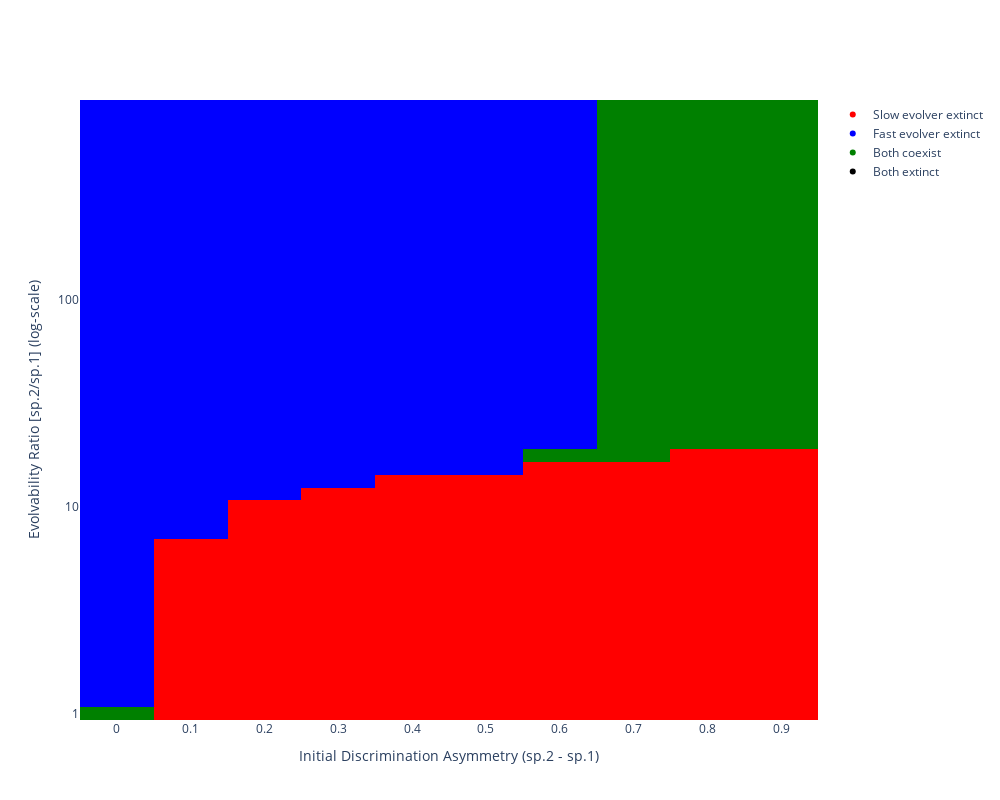

Notebook code for this chart:
### Code cell
'''2D sensitivity analysis - z_m1_initial - z_m2_initial,  and V_A2/V_A1 ratio'''


def plot_2d_sensitivity_analysis_iniitial_z_vs_evolvability(z_m1_initial_z_m2_initial_difference_list, V_A2_V_A1_ratios, final_outcomes_matrix):
    
    
    color_map = {
        "sp 2 (high-genetic-var) wins, sp 1 (low-genetic-var) extinct": 0,
        "sp 1 (low-genetic-var) wins, sp 2 (high-genetic-var) extinct": 1,
        "both extinct": 2,
        "both coexist": 3
    }


    reverse_color_map = {v: k for k, v in color_map.items()}

    # Convert the final outcomes to numerical values
    numerical_matrix = np.vectorize(color_map.get)(final_outcomes_matrix)

    # Create the heatmap
    heatmap = go.Heatmap(
        z=numerical_matrix.T,  # Transpose the matrix to match the correct axis
        x=z_m1_initial_z_m2_initial_difference_list,
        y=V_A2_V_A1_ratios,
        colorscale=[[0, 'red'], [1/3, 'blue'], [2/3, 'black'], [1, 'green']],
        showscale = False,
        colorbar=dict(
            tickvals=[0, 1, 2, 3],
            ticktext=list(color_map.keys()),
        )
    )

    fig = go.Figure(data=[heatmap])



    fig.update_layout(
    

        xaxis=dict(
            title='Initial Discrimination Asymmetry (sp.2 - sp.1)',
            tickvals = np.round(np.arange(0, 1, 0.1), 1),
            ticktext = np.round(np.arange(0, 1, 0.1), 1)
        ),
        yaxis=dict(
            title='Evolvability Ratio [sp.2/sp.1] (log-scale)',
            type='log',
            tickvals=[1, 10, 100, 1000],
            ticktext=['1', '10', '100', '1000']
        ),
        template='plotly',
        width=1000,
        height=800,
        )

    # Adding legend manually
    legend_labels = [
        ("Slow evolver extinct", 'red'),
        ("Fast evolver extinct", 'blue'),
        ('Both coexist', 'green'),
        ('Both extinct', 'black')
    ]

    for label, color in legend_labels:
        fig.add_trace(go.Scatter(
            x=[None], y=[None], mode='markers',
            marker=dict(color=color),
            showlegend=True,
            name=label
        ))

    pio.show(fig)  # Use pio.show to display the plot

def generate_parameters_with_varied_parameters(z_m1_initial_z_m2_initial_difference_list, V_A2_V_A1_ratios):
    parameters_list = []
    for z_m1_initial_z_m2_initial_difference in z_m1_initial_z_m2_initial_difference_list:
        for V_A2_V_A1 in V_A2_V_A1_ratios:
            parameters_dict = Parameters_for_Analysis(base_parameters = base_parameters, V_A1=0.01, V_A2=0.01).__dict__.copy()
            parameters_dict['z_m1_initial'] = parameters_dict['z_m2_initial'] + z_m1_initial_z_m2_initial_difference
            parameters_dict['V_A2'] = parameters_dict['V_A1'] * V_A2_V_A1
            parameters = Parameters_for_Analysis(base_parameters = base_parameters, **parameters_dict)
            parameters_list.append(parameters)
    return parameters_list

def run_sensitivity_analysis(parameters_list):
    final_outcomes_list = []
    for parameters in parameters_list:
        final_outcome_instance = run_simulation_and_get_outcome_instance(parameters)
        final_outcomes_list.append(final_outcome_instance.outcome)
    return final_outcomes_list



def main():
    z_m1_initial_z_m2_initial_difference_list = np.arange(0, 1, 0.1)
    V_A2_V_A1_powers = np.arange(0, 3, 0.0625)
    
    V_A2_V_A1_ratios = np.power(10.0, V_A2_V_A1_powers)
    
    parameters_list = generate_parameters_with_varied_parameters(z_m1_initial_z_m2_initial_difference_list, V_A2_V_A1_ratios)
    final_outcomes_list = run_sensitivity_analysis(parameters_list)
    
    final_outcomes_matrix = np.array(final_outcomes_list).reshape(len(z_m1_initial_z_m2_initial_difference_list), len(V_A2_V_A1_ratios))
    
    plot_2d_sensitivity_analysis_iniitial_z_vs_evolvability(z_m1_initial_z_m2_initial_difference_list, V_A2_V_A1_ratios, final_outcomes_matrix)

if __name__ == "__main__":
    main()

### Figure 1 — Plotly figure (JSON) as saved in the notebook; plotly's stock layout.template omitted (floating-point values rounded to 4 significant figures; data arrays with more than 128 entries replaced by an {"elided": "..."} marker saying what was removed)
{"data": [{"colorbar": {"ticktext": ["sp 2 (high-genetic-var) wins, sp 1 (low-genetic-var) extinct", "sp 1 (low-genetic-var) wins, sp 2 (high-genetic-var) extinct", "both extinct", "both coexist"], "tickvals": [0, 1, 2, 3]}, "colorscale": [[0, "red"], [0.3333, "blue"], [0.6667, "black"], [1, "green"]], "showscale": false, "type": "heatmap", "x": [0, 0.1, 0.2, 0.3, 0.4, 0.5, 0.6, 0.7, 0.8, 0.9], "y": [1, 1.155, 1.334, 1.54, 1.778, 2.054, 2.371, 2.738, 3.162, 3.652, 4.217, 4.87, 5.623, 6.494, 7.499, 8.66, 10, 11.55, 13.34, 15.4, 17.78, 20.54, 23.71, 27.38, 31.62, 36.52, 42.17, 48.7, 56.23, 64.94, 74.99, 86.6, 100, 115.5, 133.4, 154.0, 177.8, 205.4, 237.1, 273.8, 316.2, 365.2, 421.7, 487.0, 562.3, 649.4, 749.9, 866.0], "z": {"elided": "48x10 int values"}}, {"marker": {"color": "red"}, "mode": "markers", "name": "Slow evolver extinct", "showlegend": true, "type": "scatter", "x": [null], "y": [null]}, {"marker": {"color": "blue"}, "mode": "markers", "name": "Fast evolver extinct", "showlegend": true, "type": "scatter", "x": [null], "y": [null]}, {"marker": {"color": "green"}, "mode": "markers", "name": "Both coexist", "showlegend": true, "type": "scatter", "x": [null], "y": [null]}, {"marker": {"color": "black"}, "mode": "markers", "name": "Both extinct", "showlegend": true, "type": "scatter", "x": [null], "y": [null]}], "layout": {"height": 800, "width": 1000, "xaxis": {"ticktext": [0, 0.1, 0.2, 0.3, 0.4, 0.5, 0.6, 0.7, 0.8, 0.9], "tickvals": [0, 0.1, 0.2, 0.3, 0.4, 0.5, 0.6, 0.7, 0.8, 0.9], "title": {"text": "Initial Discrimination Asymmetry (sp.2 - sp.1)"}}, "yaxis": {"ticktext": ["1", "10", "100", "1000"], "tickvals": [1, 10, 100, 1000], "title": {"text": "Evolvability Ratio [sp.2/sp.1] (log-scale)"}, "type": "log"}}}
